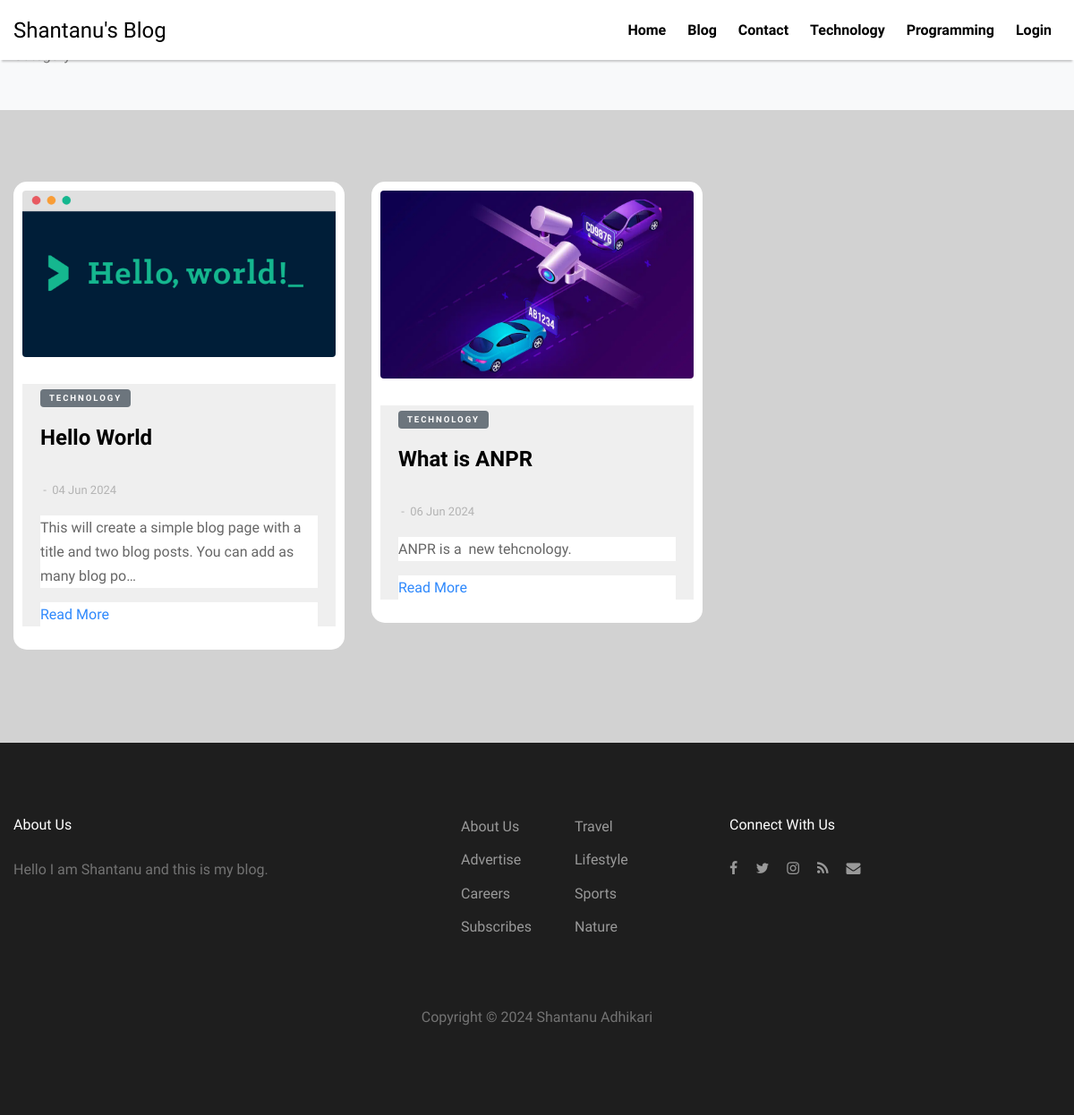
/?category=1, run on the app's committed database.
### blog/models.py (models this page shows, shortened)
class Home(models.Model):
	sno = models.AutoField(primary_key=True)
	title = models.CharField(max_length=255,blank=True,null=True)
	about = models.TextField()
	copyright = models.CharField(max_length=255,blank=True,null=True)
	address = models.CharField(max_length=255,blank=True,null=True)
	phone = models.CharField(max_length=255,blank=True,null=True)
	email = models.CharField(max_length=255,blank=True,null=True)

class Category(models.Model):
	sno = models.AutoField(primary_key=True)
	title = models.CharField(max_length=255,blank=True,null=True)

class Post(models.Model):
	sno = models.AutoField(primary_key=True)
	title = models.CharField(max_length=255,blank=True,null=True)
	category = models.ForeignKey(Category,on_delete=models.CASCADE,blank=True,null=True)
	image = models.ImageField(upload_to='images',blank=True,null=True)
	text = RichTextField()
	date = models.DateTimeField(auto_now_add=True)
	slug = AutoSlugField(populate_from='title',null=True)

### blog/views.py (the view)
# urls.py: path('',views.home,name="home"),
def home(request):
	home = Home.objects.all()
	cate = Category.objects.all()
	allPost = Post.objects.all()
	RecentPost = Post.objects.all()[::-1]
	data = request.GET.get('category')
	if data is not None:
		cate_data = Post.objects.filter(category=data)
		context = {'home':home,'cate_filter':cate_data,'cate':cate}
		return render(request,'blog/category.html',context)
	context = {'home':home,'cate':cate,'posts':allPost,'recentpost':RecentPost}
	return render(request,'blog/index.html',context)

### templates/blog/category.html
    {% extends "base.html" %}
    {% load static %}
    {% block body %}
    <div class="py-5 bg-light">
      <div class="container">
        <div class="row">
          <div class="col-md-6">
            <span>Category</span>
          </div>
        </div>
      </div>
    </div>
    <div class="site-section" style="background-color: #d2d2d2">
      <div class="container">
        <div class="row">
          {% for post in cate_filter %}
          <div class="col-lg-4 mb-4">
            <div class="entry2" style="background-color: white; padding: 10px; border-radius: 15px">
              <a href="{{post.slug}}"><img src="{{post.image.url}}" alt="Image" class="img-fluid rounded"></a>
              <div class="excerpt">
              <span class="post-category text-white bg-secondary mb-3">{{post.category.title}}</span>
              <h2><a href="{{post.slug}}">{{post.title| safe}}</a></h2>
              <div class="post-meta align-items-center text-left clearfix">
                <span>&nbsp;-&nbsp; {{post.date |date:'d M Y'| safe}}</span>
              </div>
                <p>{{post.text | safe | truncatechars:100}}</p>
                <p><a href="{{post.slug}}">Read More</a></p>
              </div>
            </div>
          </div>
          {% endfor %}
        </div>
    </div>
  </div>
       {% endblock body %}

### templates/base.html (shortened to what this page needs)
 <!DOCTYPE html>
<html lang="en">
  <head>
    {% load static %}
    <link rel="stylesheet" href="{% static 'fonts/icomoon/style.css' %}">
    <link rel="stylesheet" href="{% static 'css/bootstrap.min.css' %}">
    <link rel="stylesheet" href="{% static 'css/magnific-popup.css' %}">
    <link rel="stylesheet" href="{% static 'css/jquery-ui.css' %}">
    <link rel="stylesheet" href="{% static 'css/owl.carousel.min.css' %}">
    <link rel="stylesheet" href="{% static 'css/owl.theme.default.min.css' %}">
    <link rel="stylesheet" href="{% static 'css/bootstrap-datepicker.css' %}">
    <link rel="stylesheet" href="{% static 'fonts/flaticon/font/flaticon.css' %}">
    <link rel="stylesheet" href="{% static 'css/aos.css' %}">
    <link rel="stylesheet" href="{% static 'css/style.css' %}">
  </head>
  <body>
  <div class="site-wrap">
    <header class="site-navbar" role="banner" style="position: fixed;">
      <div class="container-fluid">
        <div class="row align-items-center" style="box-shadow: 0 4px 2px -2px rgba(0, 0, 0, 0.2);">
          <div class="col-4 site-logo">
            {% for post in home %}
            <a href="/home" class="text-black h2 mb-0">{{post.title}}</a>
            {% endfor %}
          </div>
          <div class="col-8 text-right">
            <nav class="site-navigation" role="navigation">
              <ul class="site-menu js-clone-nav mr-auto d-none d-lg-block mb-0">
                <li><a href="/">Home</a></li>
                <li><a href="/blog">Blog</a></li>
                <li><a href="/contact">Contact</a></li>
                {% for post in cate %}
                <li><a href="/?category={{post.sno | safe}}">{{post.title | safe}}</a></li>
                {% endfor %}
                <li><a href="/admin">Login</a></li>
              </ul>
            </nav>
            <a href="#" class="site-menu-toggle js-menu-toggle text-black d-inline-block d-lg-none"></a></div>
          </div>
      </div>
  </header>
  {% block body %}
  {% endblock body %}
   <div class="site-footer" style="background-color: #1e1e1e;">
      <div class="container">
        <div class="row mb-5">
          <div class="col-md-4">
            <h3 class="footer-heading mb-4">About Us</h3>
            {% for post in home %}
            <p>{{post.about | safe }}</p>
            {% endfor %}
          </div>
          <div class="col-md-3 ml-auto">
            <ul class="list-unstyled float-left mr-5">
              <li><a href="#">About Us</a></li>
              <li><a href="#">Advertise</a></li>
              <li><a href="#">Careers</a></li>
              <li><a href="#">Subscribes</a></li>
            </ul>
            <ul class="list-unstyled float-left">
              <li><a href="#">Travel</a></li>
              <li><a href="#">Lifestyle</a></li>
              <li><a href="#">Sports</a></li>
              <li><a href="#">Nature</a></li>
            </ul>
          </div>
          <div class="col-md-4">
            <div>
              <h3 class="footer-heading mb-4">Connect With Us</h3>
              <p>
                <a href="#"><span class="icon-facebook pt-2 pr-2 pb-2 pl-0"></span></a>
                <a href="#"><span class="icon-twitter p-2"></span></a>
                <a href="#"><span class="icon-instagram p-2"></span></a>
                <a href="#"><span class="icon-rss p-2"></span></a>
                <a href="#"><span class="icon-envelope p-2"></span></a>
              </p>
            </div>
          </div>
        </div>
        <div class="row">
          <div class="col-12 text-center">
              {% for post in home %}
            <p>
              Copyright &copy; <script>document.write(new Date().getFullYear());</script> {{post.copyright}}
              </p>
              {% endfor %}
          </div>
        </div>
      </div>
    </div>
  </div>
  </body>
</html>

### static/css/style.css (style rules this page uses)
body { line-height: 1.7; color: gray; font-weight: 300; font-size: 1rem; background: #fff; font-family: "Muli", -apple-system, BlinkMacSystemFont, "Segoe UI", Roboto, "Helvetica Neue", Arial, sans-serif, "Apple Color Emoji", "Segoe UI Emoji", "Segoe UI Symbol", "Noto Color Emoji"; }
a { -webkit-transition: .3s all ease; -o-transition: .3s all ease; transition: .3s all ease; color: #2f89fc; }
h1, h2, h3, h4, h5, .h1, .h2, .h3, .h4, .h5 { font-family: "Muli", -apple-system, BlinkMacSystemFont, "Segoe UI", Roboto, "Helvetica Neue", Arial, sans-serif, "Apple Color Emoji", "Segoe UI Emoji", "Segoe UI Symbol", "Noto Color Emoji"; line-height: 1.5; color: #000; }
.text-black { color: #000 !important; }
.site-wrap:before { -webkit-transition: .3s all ease-in-out; -o-transition: .3s all ease-in-out; transition: .3s all ease-in-out; background: rgba(0, 0, 0, 0.6); content: ""; position: absolute; z-index: 2000; top: 0; left: 0; right: 0; bottom: 0; opacity: 0; visibility: hidden; }
.site-section { padding: 2.5em 0; }
@media (min-width: 768px) { .site-section { padding: 5em 0; } }
.site-footer { padding: 4em 0; background: #333333; }
@media (min-width: 768px) { .site-footer { padding: 5em 0; } }
.site-footer p { color: #737373; }
.site-footer h2, .site-footer h3, .site-footer h4, .site-footer h5 { color: #fff; }
.site-footer a { color: #999999; }
.site-footer ul li { margin-bottom: 10px; }
.site-footer .footer-heading { font-size: 16px; color: #fff; }
.site-navbar { margin-bottom: 0px; z-index: 1999; position: relative; width: 100%; background: #fff; }
.site-navbar .site-logo a { font-size: 1.5rem; }
.site-navbar .site-navigation .site-menu { margin-bottom: 0; }
.site-navbar .site-navigation .site-menu a { text-decoration: none !important; display: inline-block; }
.site-navbar .site-navigation .site-menu > li { display: inline-block; padding: 10px 10px; }
.site-navbar .site-navigation .site-menu > li > a { padding: 10px 0px; font-weight: 700; color: #000; text-decoration: none !important; }
.site-mobile-menu .site-nav-wrap { padding: 0; margin: 0; list-style: none; position: relative; }
.site-mobile-menu .site-nav-wrap a { padding: 10px 20px; display: block; position: relative; color: #212529; }
.site-mobile-menu .site-nav-wrap li { position: relative; display: block; }
.site-mobile-menu .site-nav-wrap > li { display: block; position: relative; float: left; width: 100%; }
.site-mobile-menu .site-nav-wrap > li > a { padding-left: 20px; font-size: 20px; }
.container { max-width: 1200px; }
.muted, .entry2 p { color: #666666; background-color: #fff; }
.post-meta { font-size: 13px; color: #b3b3b3; }
.post-category { display: inline-block; padding: 2px 10px; border-radius: 4px; letter-spacing: .2em; font-weight: 700; font-size: .6rem; text-transform: uppercase; }
.entry2 img { margin-bottom: 30px; }
.entry2 h2 { font-size: 24px; margin-bottom: 30px; font-weight: 700; }
.entry2 h2 a { color: #000; }
.entry2 .excerpt { background-color: #efefef; padding-left: 20px; padding-right: 20px; }
.entry2 .post-meta { color: #b3b3b3; font-size: 13px; width: 100%; display: block; }

### data on the page
Home: title "Shantanu's Blog", about "Hello I am Shantanu and this is my blog.", copyright "Shantanu Adhikari"
Category: title "Technology"
Category: title "Programming"
Post: image (picture), category "TECHNOLOGY", title "Hello World", date "04 Jun 2024", text "This will create a simple blog page with a title and two blog posts. You can add as many blog po…"
Post: image (picture), category "TECHNOLOGY", title "What is ANPR", date "06 Jun 2024", text "ANPR is a new tehcnology."
